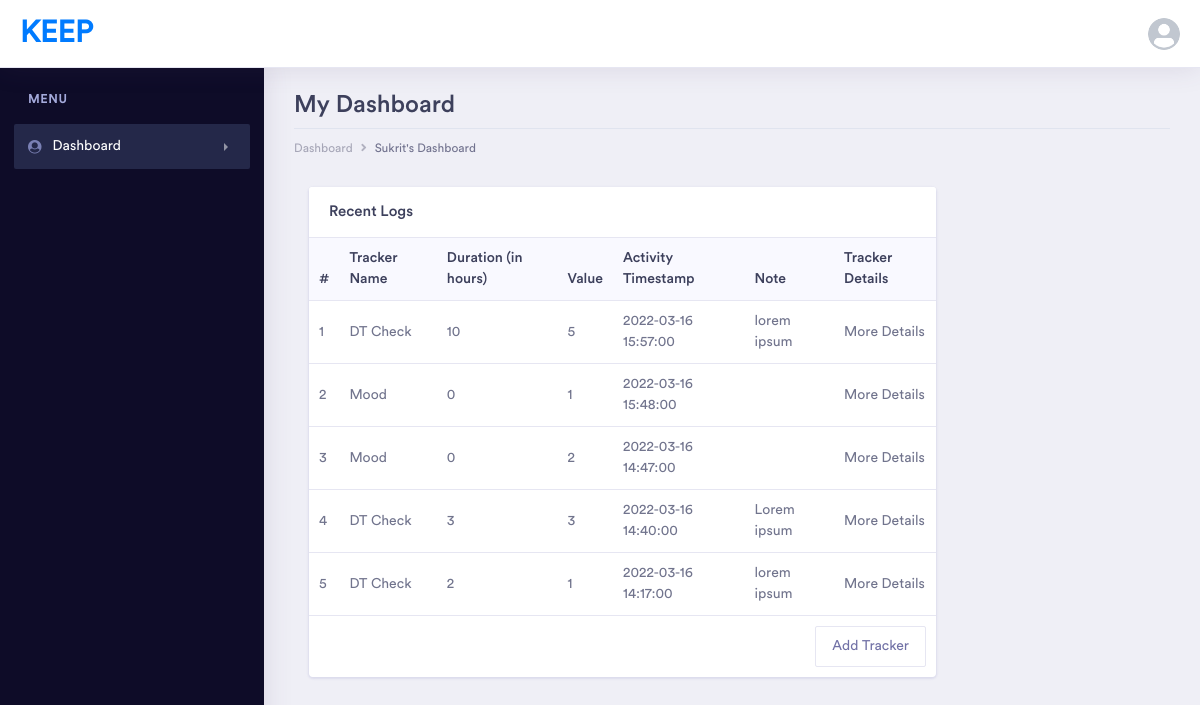
Page /index/1 on the committed database.
### models.py (models this page shows)
class User(db.Model):
    __tablename__ = 'User_Credentials'
    user_id = db.Column(db.Integer, autoincrement=True, primary_key=True, nullable=False, unique=True)
    username = db.Column(db.String, unique=True, nullable=False)
    password = db.Column(db.String,  nullable=False)
    fname = db.Column(db.String,  nullable=False)

class Tracker(db.Model):
    __tablename__ = 'Tracker'
    t_id = db.Column(db.Integer, autoincrement=True, primary_key=True, nullable=False, unique=True)
    u_id = db.Column(db.Integer, db.ForeignKey("User_Credentials.user_id"), nullable=False)
    t_name = db.Column(db.String,  nullable=False)
    desc = db.Column(db.String,  nullable=False)
    t_type = db.Column(db.String,  nullable=False)

class Linker(db.Model):
    __tablename__ = 'Linker'
    l_id = db.Column(db.Integer, autoincrement=True, primary_key=True, nullable=False, unique=True)
    tl_id = db.Column(db.Integer, db.ForeignKey("Tracker.t_id"), nullable=False)
    t_value = db.Column(db.Integer,  nullable=False)
    comm = db.Column(db.String,  nullable=True)
    timest = db.Column(db.DateTime,  nullable=False)
    timedr = db.Column(db.String, nullable=False)

### controllers.py (the view)
@app.route("/index/<int:uid>", methods=["GET", "POST"])
def index(uid):
    if request.method=="GET":
        trackers = Tracker.query.filter(Tracker.u_id == uid)
        tlist = []
        tnlist = []
        for tracker in trackers:
            tlist.append(tracker.t_id)
            tnlist.append((tracker.t_id,tracker.t_name))
        llist = []
        linkers = Linker.query.filter(Linker.tl_id.in_(tlist)).order_by(Linker.l_id.desc()).limit(5).all()
        for linker in linkers:
            for t in tnlist:
                if linker.tl_id == t[0]:
                    llist.append((t[1], linker.timedr, linker.t_value, linker.timest, linker.comm, t[0]))
        cuser = User.query.filter(User.user_id == uid).one()
        uname = cuser.fname
        return render_template("index.html", trackers=trackers, uid=uid, uname=uname, llist = llist)

### templates/index.html (shortened to what this page needs)
<!doctype html>
<html lang="en">
<head>
    <link rel="stylesheet" href="/static/assets/vendor/bootstrap/css/bootstrap.min.css">
    <link href="/static/assets/vendor/fonts/circular-std/style.css" rel="stylesheet">
    <link rel="stylesheet" href="/static/assets/libs/css/style.css">
    <link rel="stylesheet" href="/static/assets/vendor/fonts/fontawesome/css/fontawesome-all.css">
    <link rel="stylesheet" href="/static/assets/vendor/charts/chartist-bundle/chartist.css">
    <link rel="stylesheet" href="/static/assets/vendor/charts/morris-bundle/morris.css">
    <link rel="stylesheet" href="/static/assets/vendor/fonts/material-design-iconic-font/css/materialdesignicons.min.css">
    <link rel="stylesheet" href="/static/assets/vendor/charts/c3charts/c3.css">
    <link rel="stylesheet" href="/static/assets/vendor/fonts/flag-icon-css/flag-icon.min.css">
</head>
<body>
    <div class="dashboard-main-wrapper">
        <div class="dashboard-header">
            <nav class="navbar navbar-expand-lg bg-white fixed-top">
                <a class="navbar-brand" href="#">KEEP</a>
                <div class="collapse navbar-collapse " id="navbarSupportedContent">
                    <ul class="navbar-nav ml-auto navbar-right-top">
                        <li class="nav-item dropdown nav-user">
                            <a class="nav-link nav-user-img" href="#" id="navbarDropdownMenuLink2" data-toggle="dropdown" aria-haspopup="true" aria-expanded="false"><img src="/static/assets/images/user.png" alt="" class="user-avatar-md rounded-circle"></a>
                        </li>
                    </ul>
                </div>
            </nav>
        </div>
        <div class="nav-left-sidebar sidebar-dark">
            <div class="menu-list">
                <nav class="navbar navbar-expand-lg navbar-light">
                    <div class="collapse navbar-collapse" id="navbarNav">
                        <ul class="navbar-nav flex-column">
                            <li class="nav-divider">
                                Menu
                            </li>
                            <li class="nav-item ">
                                <a class="nav-link active" href="#" data-toggle="collapse" aria-expanded="false" data-target="#submenu-1" aria-controls="submenu-1"><i class="fa fa-fw fa-user-circle"></i>Dashboard <span class="badge badge-success">6</span></a>
                            </li>
                        </ul>
                    </div>
                </nav>
            </div>
        </div>
        <div class="dashboard-wrapper">
            <div class="dashboard-ecommerce">
                <div class="container-fluid dashboard-content ">
                    <div class="row">
                        <div class="col-xl-12 col-lg-12 col-md-12 col-sm-12 col-12">
                            <div class="page-header">
                                <h2 class="pageheader-title">My Dashboard </h2>
                                <div class="page-breadcrumb">
                                    <nav aria-label="breadcrumb">
                                        <ol class="breadcrumb">
                                            <li class="breadcrumb-item"><a href="#" class="breadcrumb-link">Dashboard</a></li>
                                            <li class="breadcrumb-item active" aria-current="page">{{ uname }}'s Dashboard</li>
                                        </ol>
                                    </nav>
                                </div>
                            </div>
                        </div>
                    </div>
                            <div class="col-xl-9 col-lg-12 col-md-6 col-sm-12 col-12">
                                <div class="card">
                                    <h5 class="card-header">Recent Logs</h5>
                                    <div class="card-body p-0">
                                        <div class="table-responsive">
                                            <table class="table">
                                                <thead class="bg-light">
                                                    <tr class="border-0">
                                                        <th class="border-0">#</th>
                                                        <th class="border-0">Tracker Name</th>
                                                        <th class="border-0">Duration (in hours)</th>
                                                        <th class="border-0">Value</th>
                                                        <th class="border-0">Activity Timestamp</th>
                                                        <th class="border-0">Note</th>
                                                        <th class="border-0">Tracker Details</th>
                                                    </tr>
                                                </thead>
                                                <tbody>
                                                    {% for linker in llist %}
                                                    <tr>
                                                        <td>{{ loop.index }}</td>
                                                        <td>{{ linker[0] }}</td>
                                                        <td>{{ linker[1] }}</td>
                                                        <td>{{ linker[2] }}</td>
                                                        <td>{{ linker[3] }}</td>
                                                        <td>{{ linker[4] }}</td>
                                                        <td><a href="/tracker/{{ uid }}/{{ linker[5] }}">More Details</a> </td>
                                                    </tr>
                                                    {% endfor %}
                                                    <tr>
                                                        <td colspan="9"><a href="{{ url_for("add_tracker", uid=uid) }}" class="btn btn-outline-light float-right">Add Tracker</a></td>
                                                    </tr>
                                                </tbody>
                                            </table>
                                        </div>
                                    </div>
                                </div>
                            </div>
        </div>
    </div>
</body>
</html>

### rows in the picture
User: fname "Sukrit"
Tracker: t_name "DT Check" "DT Check" "DT Check"
Linker: timedr "10", timest "2022-03-16 15:57:00", comm "lorem ipsum"
Tracker: t_name "Mood", linker "0", u "1", timest "2022-03-16 15:48:00", t_id "2", timest "2022-03-16 14:47:00"
Linker: timest "2022-03-16 14:40:00", comm "Lorem ipsum"
Linker: timest "2022-03-16 14:17:00", comm "lorem ipsum"

### other values in the picture
{{ linker[2] }} "5" "3" "1"
{{ linker[1] }} "3" "2"
